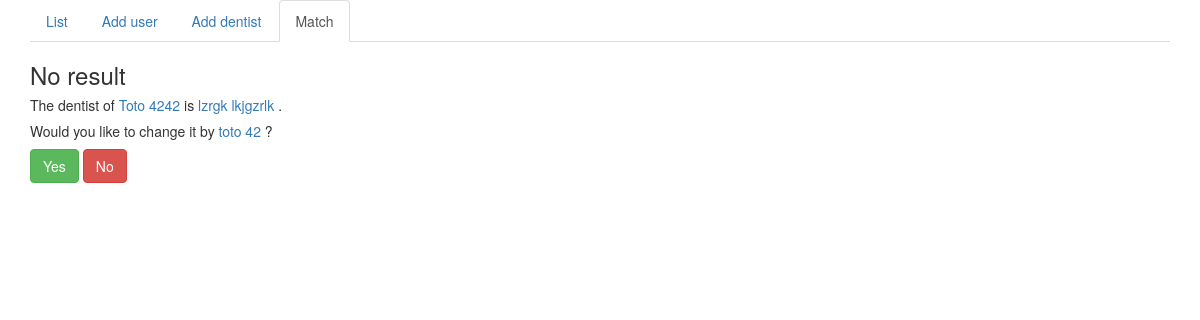
The app's page /match/user/4/dentist/4/, older data.
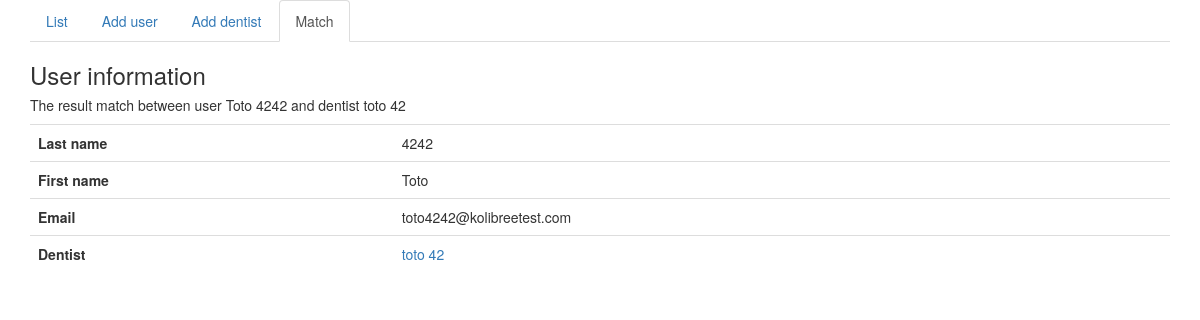
The same page, newer data.
### dentistsApp/models.py (models this page shows, shortened)
class User(models.Model):
    first_name = models.CharField(max_length=32)
    last_name = models.CharField(max_length=32)
    email = models.CharField(max_length=32)
    dentist = models.ForeignKey(Dentist, null=True)
    def  __unicode__(self):
        return (self.first_name + " " + self.last_name)

class Dentist(models.Model):
    first_name = models.CharField(max_length=32)
    last_name = models.CharField(max_length=32)
    email = models.CharField(max_length=32)
    license_number = models.CharField(max_length=64)
    def  __unicode__(self):
        return (self.first_name + " " + self.last_name)

### dentistsApp/views.py (the view)
# urls.py: url(r'^match/user/(?P<user_id>[0-9]+)/dentist/(?P<dentist_id>[0-9]+)/$', views.match_result, name='match-result'),
def match_result(request, user_id, dentist_id):
    user = get_object_or_404(User, pk=user_id)
    dentist = get_object_or_404(Dentist, pk=dentist_id)
    context = {'user': user, 'dentist': dentist}
    if request.method == 'POST':
        user.dentist = dentist
        user.save()
        return HttpResponseRedirect('/user/' + str(user.id))
    return render(request, 'dentistsApp/match_result.html', context)

### dentistsApp/templates/dentistsApp/match_result.html (shortened to what this page needs)
<!DOCTYPE html>
<html>
	<head>
		<link rel='stylesheet' href="/static/dentistsApp/css/bootstrap.min.css"/>
    <link rel='stylesheet' href="/static/dentistsApp/css/styles.css"/>
  </head>
  <body>
		<div class="container bs-docs-container">
			{% include "dentistsApp/header.html" %}
      {% if user.dentist.id == dentist.id %}
        <h3>User information</h3>
        <h5>The result match between user {{ user }} and dentist {{ dentist }}</h5>
        <table class="table">
          <tr>
            <td><strong>Last name </strong></td>
            <td>{{ user.last_name }}</td>
          </tr>
          <tr>
            <td><strong>First name </strong></td>
            <td>{{ user.first_name }}</td>
          </tr>
          <tr>
            <td><strong>Email </strong></td>
            <td>{{ user.email }}</td>
          </tr>
          <tr>
            <td><strong>Dentist </strong></td>
            {% if user.dentist %}
              <td><a href="/dentist/{{ user.dentist.id }}">{{ user.dentist }}</a></td>
            {% else %}
              <td>No dentist yet</td>
            {% endif %}
          </tr>
        </table>
      {% else %}
        <h3>No result</h3>
        {% if user.dentist == null %}
          <h5>
            <a href="/user/{{ user.id }}">{{ user }} </a>
            <span>has no dentist.</span>
          </h5>
          <h5>
            <span>Would you like to add </span>
            <a href="/dentist/{{ dentist.id }}">{{ dentist }}</a>
            <span> as </span>
            <a href="/user/{{ user.id }}">{{ user }} </a>
            <span>dentist ?</span>
          </h5>
          <form class="formUpdateDentist" role="form" action="" method="POST">{% csrf_token %}
            <button type="submit" class="btn btn-success">Yes</button>
          </form>
          <a href="/match" class="btn btn-danger">No</a>
        {% else %}
          <h5>
            <span>The dentist of </span>
            <a href="/user/{{ user.id }}">{{ user }} </a>
            <span>is </span>
            <a href="/dentist/{{ user.dentist.id }}">{{ user.dentist }}</a>
            <span>.</span>
          </h5>
          <h5>
            <span>Would you like to change it by </span>
            <a href="/dentist/{{ dentist.id }}">{{ dentist }}</a>
            <span> ?</span>
          </h5>
          <form class="formUpdateDentist" role="form" action="" method="POST">{% csrf_token %}
            <button type="submit" class="btn btn-success">Yes</button>
          </form>
          <a href="/match" class="btn btn-danger">No</a>
        {% endif %}
      {% endif %}
    </div>
  </body>
</html>

Row changes from the older to the newer data that the page shows:
changed User "Toto 4242": dentist_id 7 → 4 (drawn); last_name (not shown) → "4242"; first_name (not shown) → "Toto"; email (not shown) → "toto4242@kolibreetest.com"; dentist "lzrgk lkjgzrlk" → "toto 42"
Text that changed along with them:
text no longer shown: "No result The dentist of is . Would you like to change it by ? Yes No"
text now shown: "User information The result match between user and dentist Last name First name Email Dentist"
